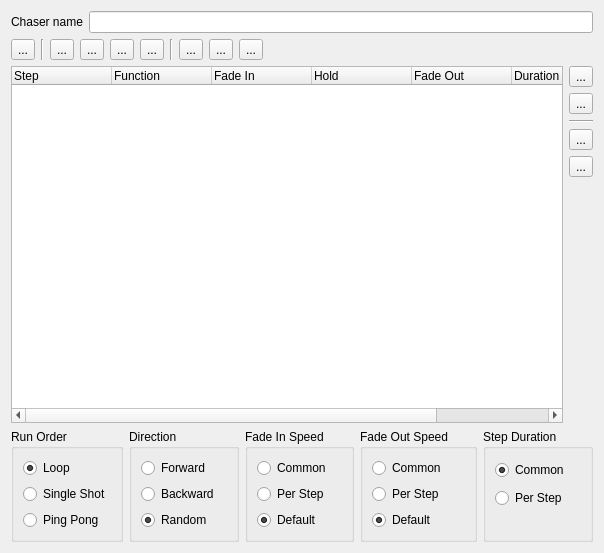
<?xml version="1.0" encoding="UTF-8"?>
<ui version="4.0">
 <class>ChaserEditor</class>
 <widget class="QWidget" name="ChaserEditor">
  <property name="geometry">
   <rect>
    <x>0</x>
    <y>0</y>
    <width>604</width>
    <height>553</height>
   </rect>
  </property>
  <property name="windowTitle">
   <string>Chaser editor</string>
  </property>
  <layout class="QGridLayout" name="gridLayout">
   <item row="2" column="0" rowspan="10" colspan="2">
    <widget class="QTreeWidget" name="m_tree">
     <property name="sizePolicy">
      <sizepolicy hsizetype="Expanding" vsizetype="Expanding">
       <horstretch>0</horstretch>
       <verstretch>1</verstretch>
      </sizepolicy>
     </property>
     <property name="alternatingRowColors">
      <bool>true</bool>
     </property>
     <property name="selectionMode">
      <enum>QAbstractItemView::ExtendedSelection</enum>
     </property>
     <property name="rootIsDecorated">
      <bool>false</bool>
     </property>
     <property name="itemsExpandable">
      <bool>false</bool>
     </property>
     <property name="allColumnsShowFocus">
      <bool>true</bool>
     </property>
     <property name="expandsOnDoubleClick">
      <bool>false</bool>
     </property>
     <column>
      <property name="text">
       <string>Step</string>
      </property>
     </column>
     <column>
      <property name="text">
       <string>Function</string>
      </property>
     </column>
     <column>
      <property name="text">
       <string>Fade In</string>
      </property>
     </column>
     <column>
      <property name="text">
       <string>Hold</string>
      </property>
     </column>
     <column>
      <property name="text">
       <string>Fade Out</string>
      </property>
     </column>
     <column>
      <property name="text">
       <string>Duration</string>
      </property>
     </column>
     <column>
      <property name="text">
       <string>Notes</string>
      </property>
     </column>
    </widget>
   </item>
   <item row="3" column="2">
    <widget class="QToolButton" name="m_remove">
     <property name="toolTip">
      <string>Remove the selected step</string>
     </property>
     <property name="text">
      <string notr="true">...</string>
     </property>
     <property name="icon">
      <iconset resource="qlcui.qrc">
       <normaloff>:/edit_remove.png</normaloff>:/edit_remove.png</iconset>
     </property>
     <property name="iconSize">
      <size>
       <width>24</width>
       <height>24</height>
      </size>
     </property>
    </widget>
   </item>
   <item row="0" column="0" colspan="3">
    <layout class="QHBoxLayout" name="horizontalLayout">
     <item>
      <widget class="QLabel" name="m_nameLabel">
       <property name="sizePolicy">
        <sizepolicy hsizetype="Preferred" vsizetype="Preferred">
         <horstretch>0</horstretch>
         <verstretch>0</verstretch>
        </sizepolicy>
       </property>
       <property name="text">
        <string>Chaser name</string>
       </property>
      </widget>
     </item>
     <item>
      <widget class="QLineEdit" name="m_nameEdit">
       <property name="sizePolicy">
        <sizepolicy hsizetype="Expanding" vsizetype="Fixed">
         <horstretch>0</horstretch>
         <verstretch>0</verstretch>
        </sizepolicy>
       </property>
       <property name="toolTip">
        <string>Name of the chaser being edited</string>
       </property>
      </widget>
     </item>
    </layout>
   </item>
   <item row="12" column="0" colspan="3">
    <layout class="QHBoxLayout" name="horizontalLayout_2">
     <item>
      <widget class="QGroupBox" name="groupBox">
       <property name="title">
        <string>Run Order</string>
       </property>
       <layout class="QVBoxLayout" name="verticalLayout_2">
        <item>
         <widget class="QRadioButton" name="m_loop">
          <property name="toolTip">
           <string>Run through over and over again</string>
          </property>
          <property name="text">
           <string>Loop</string>
          </property>
          <property name="checked">
           <bool>true</bool>
          </property>
         </widget>
        </item>
        <item>
         <widget class="QRadioButton" name="m_singleShot">
          <property name="toolTip">
           <string>Run through once and stop</string>
          </property>
          <property name="text">
           <string>Single Shot</string>
          </property>
         </widget>
        </item>
        <item>
         <widget class="QRadioButton" name="m_pingPong">
          <property name="toolTip">
           <string>Switch direction at both ends</string>
          </property>
          <property name="text">
           <string>Ping Pong</string>
          </property>
         </widget>
        </item>
       </layout>
      </widget>
     </item>
     <item>
      <widget class="QGroupBox" name="groupBox_2">
       <property name="title">
        <string>Direction</string>
       </property>
       <layout class="QVBoxLayout" name="verticalLayout_3">
        <item>
         <widget class="QRadioButton" name="m_forward">
          <property name="toolTip">
           <string>Start from the first step</string>
          </property>
          <property name="text">
           <string>Forward</string>
          </property>
          <property name="checked">
           <bool>true</bool>
          </property>
         </widget>
        </item>
        <item>
         <widget class="QRadioButton" name="m_backward">
          <property name="toolTip">
           <string>Start from the last step</string>
          </property>
          <property name="text">
           <string>Backward</string>
          </property>
         </widget>
        </item>
        <item>
         <widget class="QRadioButton" name="m_random">
          <property name="toolTip">
           <string>Choose step randomly</string>
          </property>
          <property name="text">
           <string>Random</string>
          </property>
          <property name="checked">
           <bool>true</bool>
          </property>
         </widget>
        </item>
       </layout>
      </widget>
     </item>
     <item>
      <widget class="QGroupBox" name="m_fadeInGroup">
       <property name="title">
        <string>Fade In Speed</string>
       </property>
       <layout class="QGridLayout" name="gridLayout_2">
        <item row="1" column="0">
         <widget class="QRadioButton" name="m_fadeInCommonRadio">
          <property name="toolTip">
           <string>All steps have common fade in speed set by the chaser</string>
          </property>
          <property name="text">
           <string>Common</string>
          </property>
         </widget>
        </item>
        <item row="2" column="0">
         <widget class="QRadioButton" name="m_fadeInPerStepRadio">
          <property name="toolTip">
           <string>Each step has its own fade in speed set by the chaser</string>
          </property>
          <property name="text">
           <string>Per Step</string>
          </property>
         </widget>
        </item>
        <item row="3" column="0">
         <widget class="QRadioButton" name="m_fadeInDefaultRadio">
          <property name="toolTip">
           <string>Use each function's own fade in speed</string>
          </property>
          <property name="text">
           <string>Default</string>
          </property>
          <property name="checked">
           <bool>true</bool>
          </property>
         </widget>
        </item>
       </layout>
      </widget>
     </item>
     <item>
      <widget class="QGroupBox" name="m_fadeOutGroup">
       <property name="title">
        <string>Fade Out Speed</string>
       </property>
       <layout class="QGridLayout" name="gridLayout_3">
        <item row="1" column="0">
         <widget class="QRadioButton" name="m_fadeOutCommonRadio">
          <property name="toolTip">
           <string>All steps have common fade out speed set by the chaser</string>
          </property>
          <property name="text">
           <string>Common</string>
          </property>
         </widget>
        </item>
        <item row="2" column="0">
         <widget class="QRadioButton" name="m_fadeOutPerStepRadio">
          <property name="toolTip">
           <string>Each step has its own fade out speed set by the chaser</string>
          </property>
          <property name="text">
           <string>Per Step</string>
          </property>
         </widget>
        </item>
        <item row="3" column="0">
         <widget class="QRadioButton" name="m_fadeOutDefaultRadio">
          <property name="toolTip">
           <string>Use each function's own fade out speed</string>
          </property>
          <property name="text">
           <string>Default</string>
          </property>
          <property name="checked">
           <bool>true</bool>
          </property>
         </widget>
        </item>
       </layout>
      </widget>
     </item>
     <item>
      <widget class="QGroupBox" name="m_durationGroup">
       <property name="title">
        <string>Step Duration</string>
       </property>
       <layout class="QGridLayout" name="gridLayout_4">
        <item row="1" column="0">
         <widget class="QRadioButton" name="m_durationCommonRadio">
          <property name="toolTip">
           <string>All steps have common step duration set by the chaser</string>
          </property>
          <property name="text">
           <string>Common</string>
          </property>
          <property name="checked">
           <bool>true</bool>
          </property>
         </widget>
        </item>
        <item row="2" column="0">
         <widget class="QRadioButton" name="m_durationPerStepRadio">
          <property name="toolTip">
           <string>Each step has its own duration set by the chaser</string>
          </property>
          <property name="text">
           <string>Per Step</string>
          </property>
         </widget>
        </item>
        <item row="3" column="0">
         <spacer name="verticalSpacer_2">
          <property name="orientation">
           <enum>Qt::Vertical</enum>
          </property>
          <property name="sizeType">
           <enum>QSizePolicy::Maximum</enum>
          </property>
          <property name="sizeHint" stdset="0">
           <size>
            <width>20</width>
            <height>20</height>
           </size>
          </property>
         </spacer>
        </item>
       </layout>
      </widget>
     </item>
    </layout>
   </item>
   <item row="6" column="2">
    <widget class="QToolButton" name="m_lower">
     <property name="toolTip">
      <string>Lower the selected step once</string>
     </property>
     <property name="text">
      <string notr="true">...</string>
     </property>
     <property name="icon">
      <iconset resource="qlcui.qrc">
       <normaloff>:/down.png</normaloff>:/down.png</iconset>
     </property>
     <property name="iconSize">
      <size>
       <width>24</width>
       <height>24</height>
      </size>
     </property>
    </widget>
   </item>
   <item row="4" column="2">
    <widget class="Line" name="line">
     <property name="orientation">
      <enum>Qt::Horizontal</enum>
     </property>
    </widget>
   </item>
   <item row="7" column="2" rowspan="5">
    <spacer>
     <property name="orientation">
      <enum>Qt::Vertical</enum>
     </property>
     <property name="sizeHint" stdset="0">
      <size>
       <width>20</width>
       <height>40</height>
      </size>
     </property>
    </spacer>
   </item>
   <item row="1" column="0">
    <layout class="QHBoxLayout" name="horizontalLayout_3">
     <item>
      <widget class="QToolButton" name="m_speeddial">
       <property name="toolTip">
        <string>Show/Hide speed dial window</string>
       </property>
       <property name="text">
        <string>...</string>
       </property>
       <property name="icon">
        <iconset resource="qlcui.qrc">
         <normaloff>:/speed.png</normaloff>:/speed.png</iconset>
       </property>
       <property name="iconSize">
        <size>
         <width>28</width>
         <height>28</height>
        </size>
       </property>
       <property name="checkable">
        <bool>true</bool>
       </property>
      </widget>
     </item>
     <item>
      <widget class="Line" name="line_2">
       <property name="orientation">
        <enum>Qt::Vertical</enum>
       </property>
      </widget>
     </item>
     <item>
      <widget class="QToolButton" name="m_testPlayButton">
       <property name="toolTip">
        <string>See what the chaser does when it is run</string>
       </property>
       <property name="text">
        <string>...</string>
       </property>
       <property name="icon">
        <iconset resource="qlcui.qrc">
         <normaloff>:/player_play.png</normaloff>:/player_play.png</iconset>
       </property>
       <property name="iconSize">
        <size>
         <width>28</width>
         <height>28</height>
        </size>
       </property>
      </widget>
     </item>
     <item>
      <widget class="QToolButton" name="m_testStopButton">
       <property name="toolTip">
        <string>Stop the chaser if running</string>
       </property>
       <property name="text">
        <string>...</string>
       </property>
       <property name="icon">
        <iconset resource="qlcui.qrc">
         <normaloff>:/player_stop.png</normaloff>:/player_stop.png</iconset>
       </property>
       <property name="iconSize">
        <size>
         <width>28</width>
         <height>28</height>
        </size>
       </property>
      </widget>
     </item>
     <item>
      <widget class="QToolButton" name="m_testPreviousButton">
       <property name="toolTip">
        <string>Skip to the previous step</string>
       </property>
       <property name="text">
        <string>...</string>
       </property>
       <property name="icon">
        <iconset resource="qlcui.qrc">
         <normaloff>:/back.png</normaloff>:/back.png</iconset>
       </property>
       <property name="iconSize">
        <size>
         <width>28</width>
         <height>28</height>
        </size>
       </property>
      </widget>
     </item>
     <item>
      <widget class="QToolButton" name="m_testNextButton">
       <property name="toolTip">
        <string>Skip to the next step</string>
       </property>
       <property name="text">
        <string>...</string>
       </property>
       <property name="icon">
        <iconset resource="qlcui.qrc">
         <normaloff>:/forward.png</normaloff>:/forward.png</iconset>
       </property>
       <property name="iconSize">
        <size>
         <width>28</width>
         <height>28</height>
        </size>
       </property>
      </widget>
     </item>
     <item>
      <widget class="Line" name="line_4">
       <property name="orientation">
        <enum>Qt::Vertical</enum>
       </property>
      </widget>
     </item>
     <item>
      <widget class="QToolButton" name="m_copyButton">
       <property name="text">
        <string notr="true">...</string>
       </property>
       <property name="icon">
        <iconset resource="qlcui.qrc">
         <normaloff>:/editcopy.png</normaloff>:/editcopy.png</iconset>
       </property>
       <property name="iconSize">
        <size>
         <width>28</width>
         <height>28</height>
        </size>
       </property>
      </widget>
     </item>
     <item>
      <widget class="QToolButton" name="m_cutButton">
       <property name="text">
        <string notr="true">...</string>
       </property>
       <property name="icon">
        <iconset resource="qlcui.qrc">
         <normaloff>:/editcut.png</normaloff>:/editcut.png</iconset>
       </property>
       <property name="iconSize">
        <size>
         <width>28</width>
         <height>28</height>
        </size>
       </property>
      </widget>
     </item>
     <item>
      <widget class="QToolButton" name="m_pasteButton">
       <property name="text">
        <string notr="true">...</string>
       </property>
       <property name="icon">
        <iconset resource="qlcui.qrc">
         <normaloff>:/editpaste.png</normaloff>:/editpaste.png</iconset>
       </property>
       <property name="iconSize">
        <size>
         <width>28</width>
         <height>28</height>
        </size>
       </property>
      </widget>
     </item>
    </layout>
   </item>
   <item row="2" column="2">
    <widget class="QToolButton" name="m_add">
     <property name="toolTip">
      <string>Add step(s) to the current position</string>
     </property>
     <property name="text">
      <string notr="true">...</string>
     </property>
     <property name="icon">
      <iconset resource="qlcui.qrc">
       <normaloff>:/edit_add.png</normaloff>:/edit_add.png</iconset>
     </property>
     <property name="iconSize">
      <size>
       <width>24</width>
       <height>24</height>
      </size>
     </property>
    </widget>
   </item>
   <item row="5" column="2">
    <widget class="QToolButton" name="m_raise">
     <property name="toolTip">
      <string>Raise the selected step once</string>
     </property>
     <property name="text">
      <string notr="true">...</string>
     </property>
     <property name="icon">
      <iconset resource="qlcui.qrc">
       <normaloff>:/up.png</normaloff>:/up.png</iconset>
     </property>
     <property name="iconSize">
      <size>
       <width>24</width>
       <height>24</height>
      </size>
     </property>
    </widget>
   </item>
  </layout>
 </widget>
 <resources>
  <include location="qlcui.qrc"/>
  <include location="qlcui.qrc"/>
 </resources>
 <connections/>
</ui>
